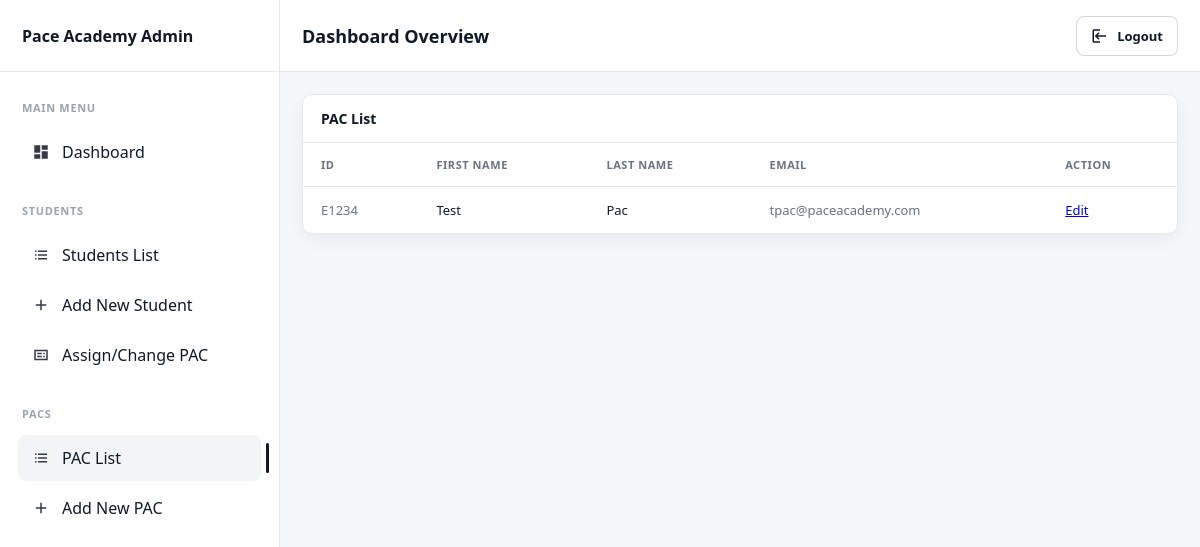
Before: /pac_list/ with the older database file.
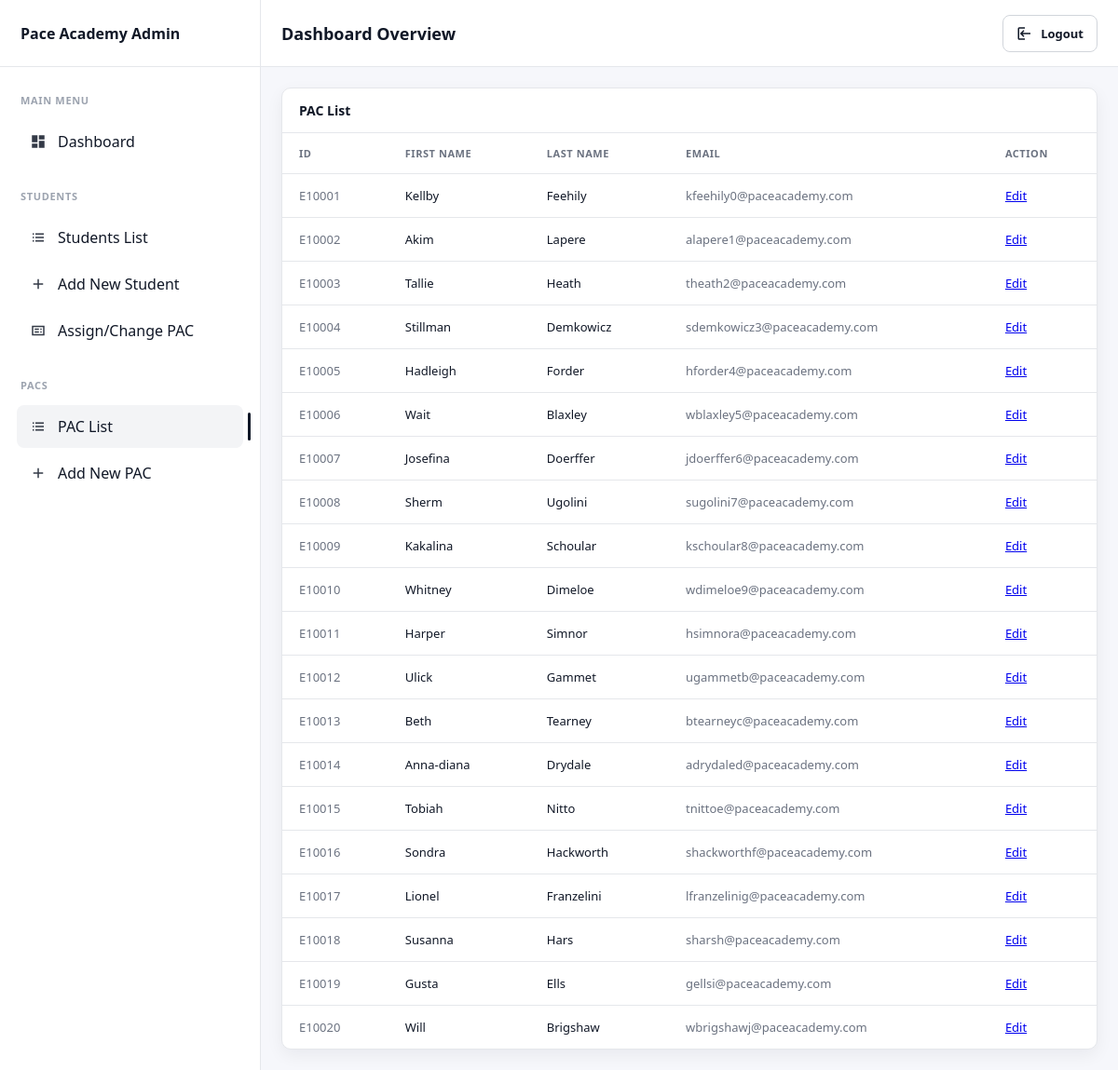
After: the same page with the newer database file.
### pacapp/models.py (models this page shows, shortened)
class Pacs(models.Model):
    pac_id = models.IntegerField(primary_key=True)
    first_name = models.CharField(max_length=100)
    last_name = models.CharField(max_length=100)
    email = models.EmailField()

### pacapp/views.py (the view)
# urls.py: path("pac_list/", views.pac_list_view, name="pac_list"),
def pac_list_view(request):
    pacs=Pacs.objects.all()
    print("PAC COUNT:", pacs.count())
    context= {
        'pacs':pacs,
        'active_page': 'pac_list',
    }
    return render(request, "pacapp/pac_list.html", context)

### pacapp/templates/pacapp/pac_list.html (shortened to what this page needs)
{% extends "pacapp/dashboard_base.html" %}
{% load static %}
{% block page_title %}Dashboard Overview{% endblock %}
{% block content %}
<section class="card">
  <div class="card-header">
    <h2 class="card-title">PAC List</h2>
  </div>
  <div class="card-body">
    <table class="table table-students">
      <thead>
        <tr>
          <th>ID</th>
          <th>FIRST NAME</th>
          <th>LAST NAME</th>
          <th>EMAIL</th>
          <th>ACTION</th>
        </tr>
      </thead>
      <tbody>
        {% for pac in pacs %}
        <tr>
          <td class="muted">E{{pac.pac_id}}</td>
          <td>{{pac.first_name}}</td>
          <td>{{pac.last_name}}</td>
          <td class="muted">{{pac.email}}</td>
          <td>
            <a class="action-link" href="{% url 'pac_edit' pk=pac.pk %}">Edit</a>
          </td>
        </tr>
        {% endfor %}
      </tbody>
    </table>
  </div>
</section>
{% endblock %}

Changed rows visible on the page:
removed Pacs: pac_id "1234", first_name "Test", last_name "Pac", email "tpac@paceacademy.com"
added Pacs: pac_id "10001", first_name "Kellby", last_name "Feehily", email "kfeehily0@paceacademy.com"
added Pacs: pac_id "10002", first_name "Akim", last_name "Lapere", email "alapere1@paceacademy.com"
added Pacs: pac_id "10003", first_name "Tallie", last_name "Heath", email "theath2@paceacademy.com"
added Pacs: pac_id "10004", first_name "Stillman", last_name "Demkowicz", email "sdemkowicz3@paceacademy.com"
added Pacs: pac_id "10005", first_name "Hadleigh", last_name "Forder", email "hforder4@paceacademy.com"
added Pacs: pac_id "10006", first_name "Wait", last_name "Blaxley", email "wblaxley5@paceacademy.com"
added Pacs: pac_id "10007", first_name "Josefina", last_name "Doerffer", email "jdoerffer6@paceacademy.com"
added Pacs: pac_id "10008", first_name "Sherm", last_name "Ugolini", email "sugolini7@paceacademy.com"
added Pacs: pac_id "10009", first_name "Kakalina", last_name "Schoular", email "kschoular8@paceacademy.com"
added Pacs: pac_id "10010", first_name "Whitney", last_name "Dimeloe", email "wdimeloe9@paceacademy.com"
added Pacs: pac_id "10011", first_name "Harper", last_name "Simnor", email "hsimnora@paceacademy.com"
added Pacs: pac_id "10012", first_name "Ulick", last_name "Gammet", email "ugammetb@paceacademy.com"
added Pacs: pac_id "10013", first_name "Beth", last_name "Tearney", email "btearneyc@paceacademy.com"
added Pacs: pac_id "10014", first_name "Anna-diana", last_name "Drydale", email "adrydaled@paceacademy.com"
added Pacs: pac_id "10015", first_name "Tobiah", last_name "Nitto", email "tnittoe@paceacademy.com"
added Pacs: pac_id "10016", first_name "Sondra", last_name "Hackworth", email "shackworthf@paceacademy.com"
added Pacs: pac_id "10017", first_name "Lionel", last_name "Franzelini", email "lfranzelinig@paceacademy.com"
added Pacs: pac_id "10018", first_name "Susanna", last_name "Hars", email "sharsh@paceacademy.com"
added Pacs: pac_id "10019", first_name "Gusta", last_name "Ells", email "gellsi@paceacademy.com"
added Pacs: pac_id "10020", first_name "Will", last_name "Brigshaw", email "wbrigshawj@paceacademy.com"
